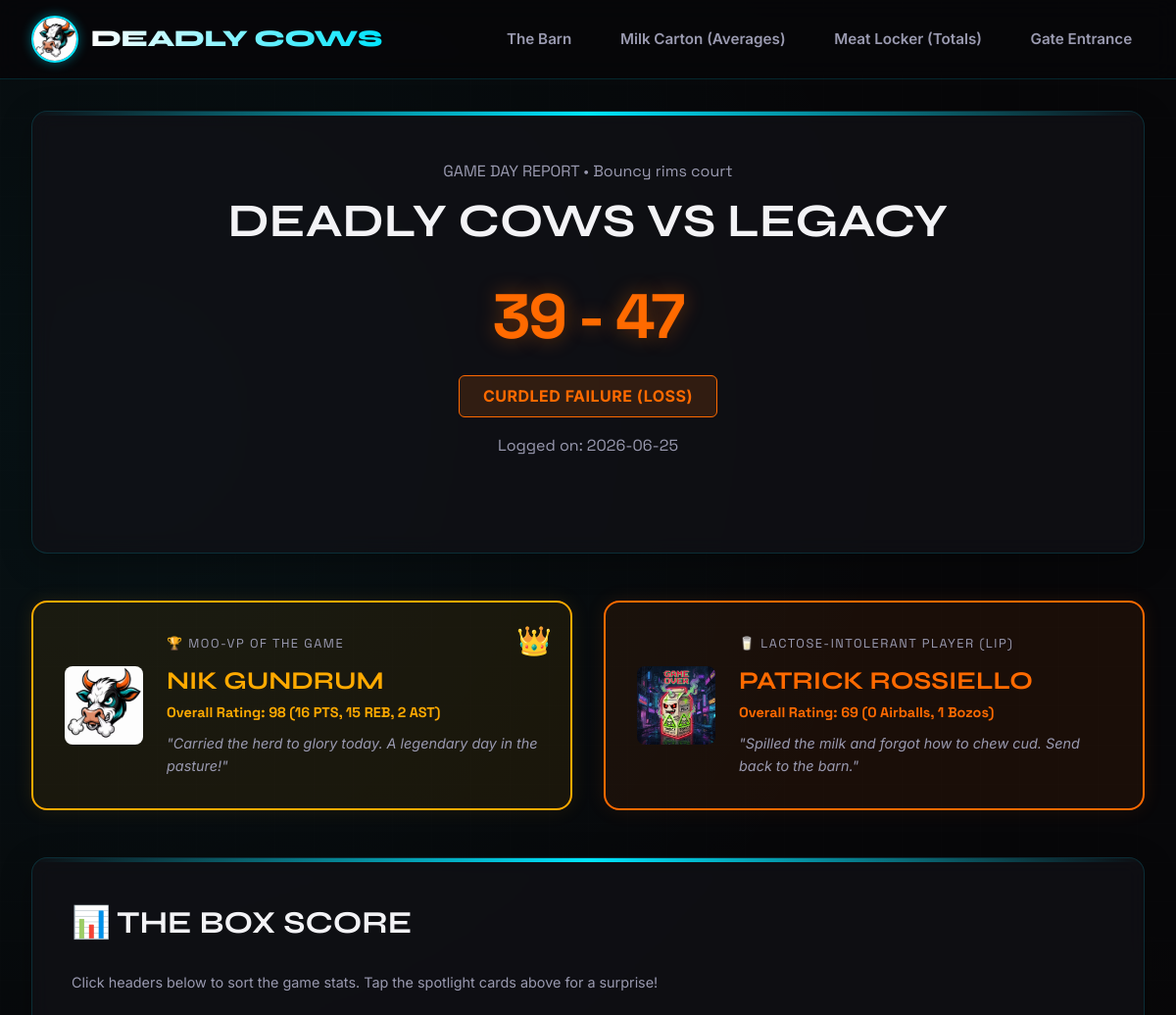
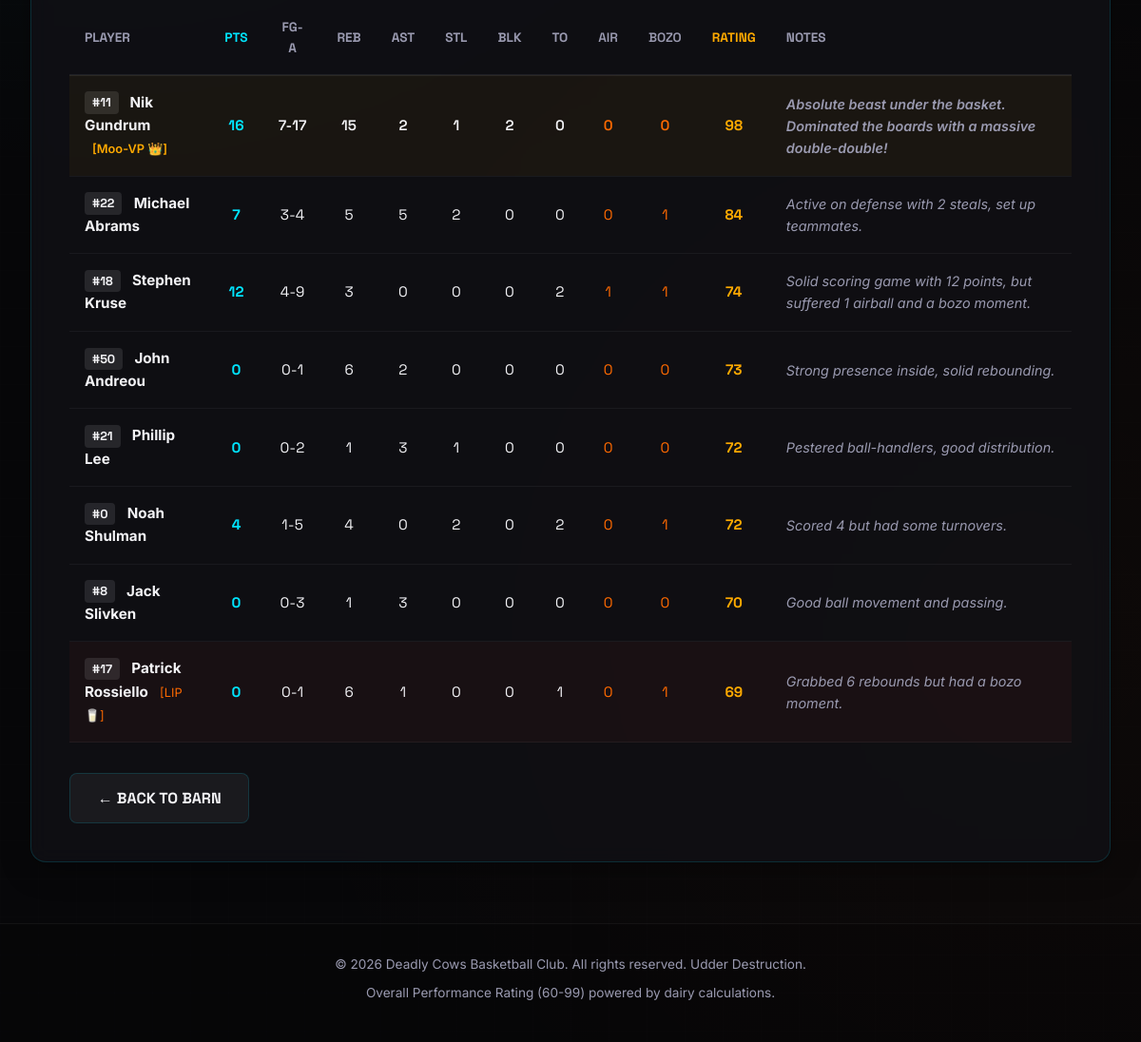
Before: /game/1 with the older database file (2 pictures, top to bottom).
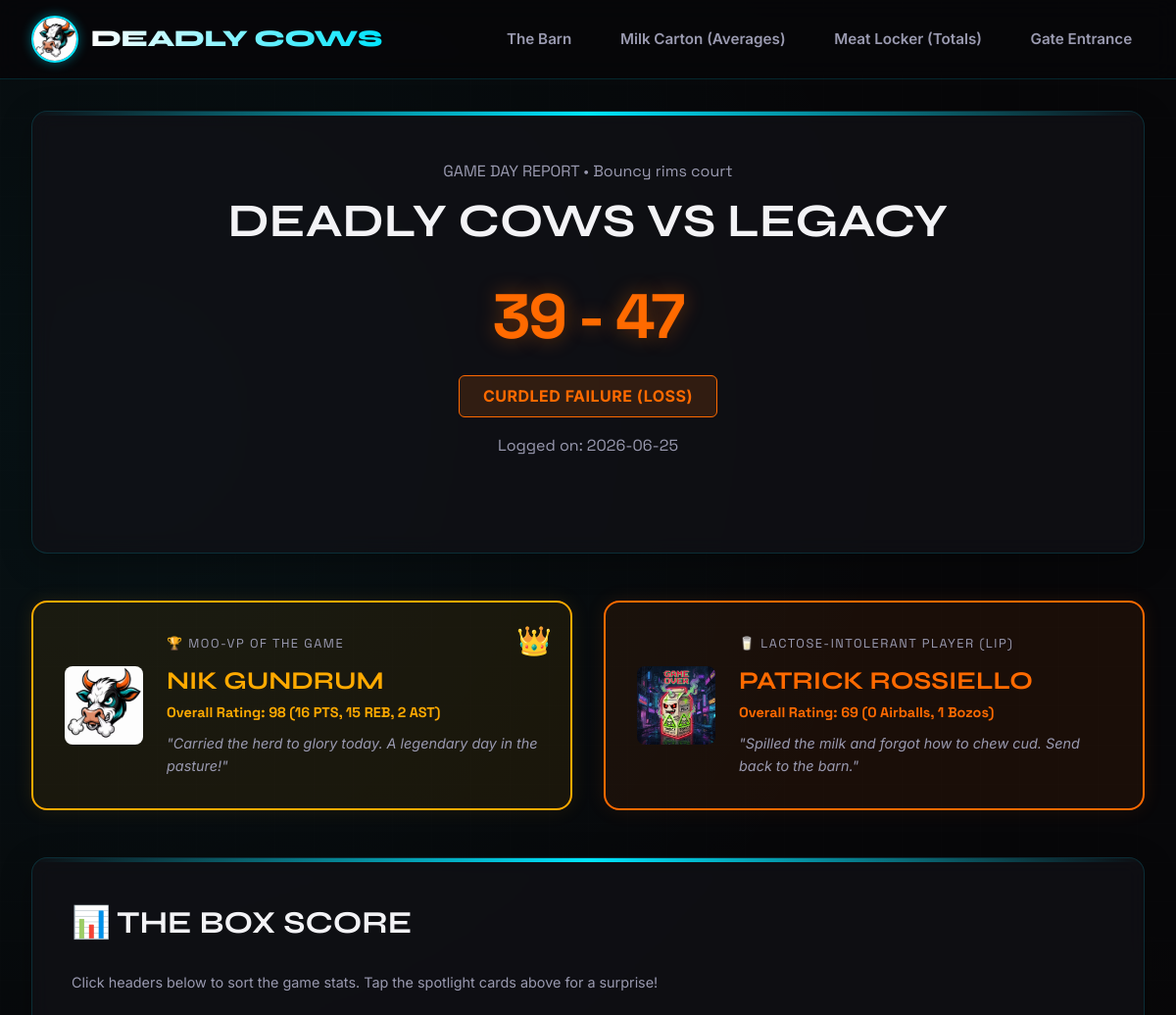
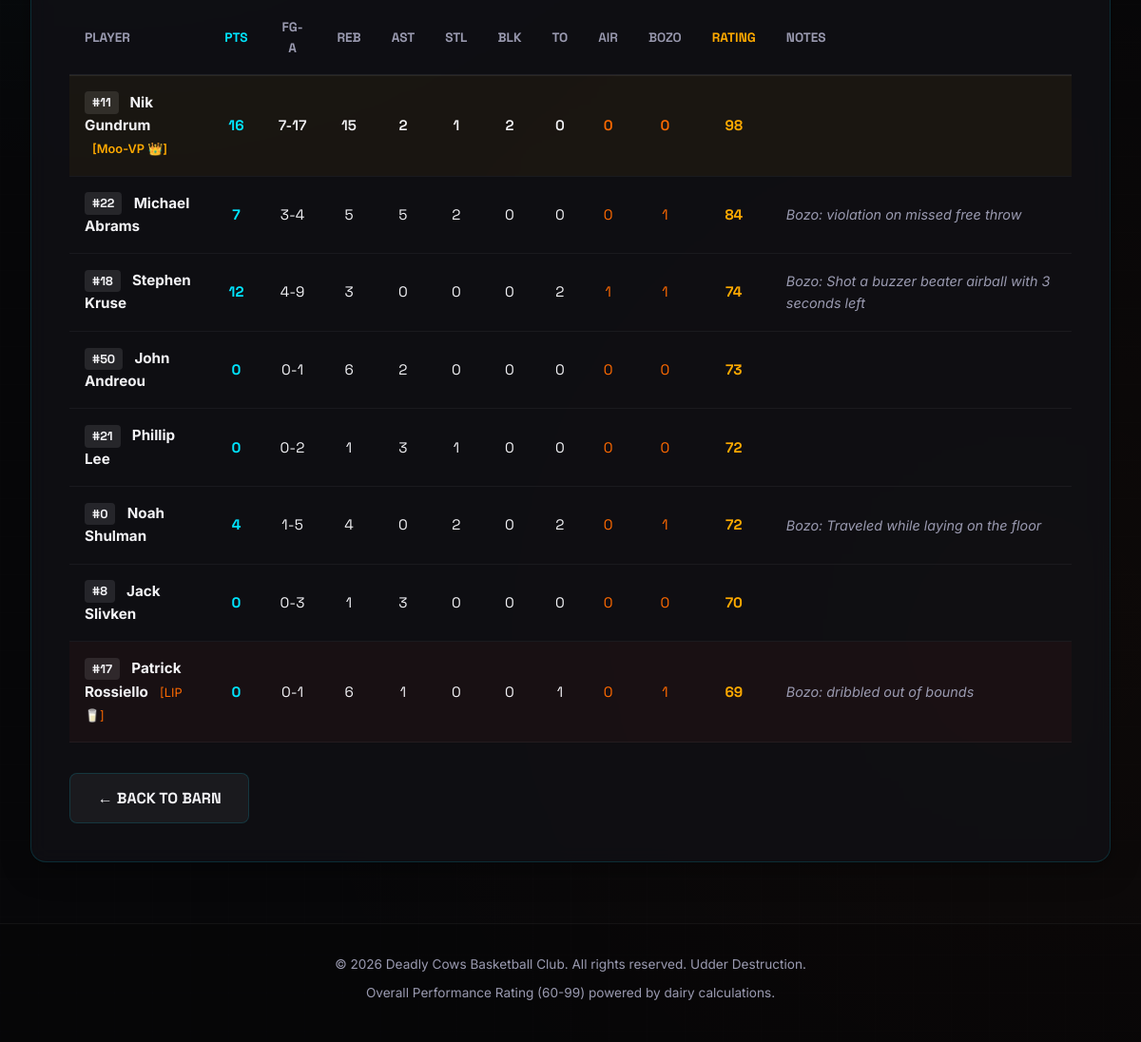
After: the same page with the newer database file (2 pictures, top to bottom).
### tables this page shows
CREATE TABLE games (
    id INTEGER PRIMARY KEY AUTOINCREMENT,
    opponent TEXT NOT NULL,
    date TEXT NOT NULL,
    cows_score INTEGER NOT NULL,
    opponent_score INTEGER NOT NULL,
    outcome TEXT NOT NULL, -- 'W' or 'L'
    location TEXT NOT NULL DEFAULT 'The Pasture (Home)'
);

CREATE TABLE players (
    id INTEGER PRIMARY KEY AUTOINCREMENT,
    name TEXT NOT NULL,
    jersey_number TEXT NOT NULL,
    nickname TEXT NOT NULL
);

CREATE TABLE stats (
    id INTEGER PRIMARY KEY AUTOINCREMENT,
    player_id INTEGER NOT NULL,
    game_id INTEGER NOT NULL,
    points INTEGER NOT NULL DEFAULT 0,
    rebounds INTEGER NOT NULL DEFAULT 0,
    assists INTEGER NOT NULL DEFAULT 0,
    steals INTEGER NOT NULL DEFAULT 0,
    blocks INTEGER NOT NULL DEFAULT 0,
    turnovers INTEGER NOT NULL DEFAULT 0,
    airballs INTEGER NOT NULL DEFAULT 0,
    bozo_moments INTEGER NOT NULL DEFAULT 0,
    fg INTEGER NOT NULL DEFAULT 0,
    fga INTEGER NOT NULL DEFAULT 0,
    rating INTEGER NOT NULL DEFAULT 60, -- Overall Performance Rating (60-99)
    notes TEXT NOT NULL DEFAULT '', -- Game notes for the player
    FOREIGN KEY(player_id) REFERENCES players(id) ON DELETE CASCADE,
    FOREIGN KEY(game_id) REFERENCES games(id) ON DELETE CASCADE,
    UNIQUE(player_id, game_id)
);

### app.py (the view)
@app.route('/game/<int:game_id>')
def game_detail(game_id):
    game = database.get_game(game_id)
    if not game:
        flash("That game went out to pasture. (Not found)", "danger")
        return redirect(url_for('index'))
    stats, moo_vp, lip = database.get_game_stats(game_id)
    return render_template(
        'game.html',
        game=game,
        stats=stats,
        moo_vp=moo_vp,
        lip=lip
    )

### app.py (called while the page is built)
def is_admin():
    return session.get('logged_in') == True

@app.context_processor
def inject_globals():
    return dict(is_admin=is_admin)

### database.py (called while the page is built)
def get_db_connection():
    conn = sqlite3.connect(DB_PATH)
    conn.execute("PRAGMA foreign_keys = ON;")
    conn.row_factory = sqlite3.Row
    return conn

def get_game(game_id):
    conn = get_db_connection()
    game = conn.execute('SELECT * FROM games WHERE id = ?', (game_id,)).fetchone()
    conn.close()
    return game

def get_game_stats(game_id):
    conn = get_db_connection()
    stats = conn.execute('''
        SELECT s.*, p.name, p.jersey_number, p.nickname
        FROM stats s
        JOIN players p ON s.player_id = p.id
        WHERE s.game_id = ?
    ''', (game_id,)).fetchall()
    conn.close()
    stats_list = []
    for s in stats:
        stats_list.append(dict(s))
    if not stats_list:
        return [], None, None
    stats_list = sorted(stats_list, key=lambda x: (x['rating'], -x['turnovers'] - x['airballs'] - x['bozo_moments']), reverse=True)
    moo_vp = stats_list[0]
    sorted_lip = sorted(stats_list, key=lambda x: (x['rating'], -x['turnovers'] - x['airballs'] - x['bozo_moments']))
    lip = sorted_lip[0]
    return stats_list, moo_vp, lip

### templates/game.html (shortened to what this page needs)
{% extends 'layout.html' %}
{% block content %}
<section class="glass-panel" style="padding: 3rem 2rem; margin-bottom: 3rem;">
    <div class="game-header-banner">
        <div class="game-header-meta">GAME DAY REPORT &bull; {{ game.location }}</div>
        <h1 class="game-header-opponent">Deadly Cows vs {{ game.opponent }}</h1>
        <div class="game-header-score">
            <span class="{{ 'score-win' if game.outcome.upper() == 'W' else 'score-loss' }}">
                {{ game.cows_score }} - {{ game.opponent_score }}
            </span>
        </div>
        <div class="game-card-outcome outcome-{{ game.outcome | lower }}" style="display: inline-block; font-size: 1rem; padding: 0.5rem 1.5rem;">
            {{ 'UDDER VICTORY (WIN)' if game.outcome.upper() == 'W' else 'CURDLED FAILURE (LOSS)' }}
        </div>
        <div style="margin-top: 1rem; font-family: var(--font-mono); color: var(--text-secondary);">
            Logged on: {{ game.date }}
        </div>
    </div>
</section>
<section class="spotlight-grid">
    {% if moo_vp %}
    <div class="spotlight-card spotlight-mvp">
        <img class="spotlight-image" src="{{ url_for('static', filename='images/logo.png') }}" alt="Moo-VP Crown Logo">
        <div class="spotlight-info">
            <div class="spotlight-award-name">🏆 Moo-VP of the Game</div>
            <h3>{{ moo_vp.name }}</h3>
            <p style="font-family: var(--font-mono); font-size: 0.9rem; color: var(--neon-gold); font-weight: 700; margin-bottom: 0.5rem;">
                Overall Rating: {{ moo_vp.rating }} ({{ moo_vp.points }} PTS, {{ moo_vp.rebounds }} REB, {{ moo_vp.assists }} AST)
            </p>
            <p class="spotlight-quote">
                {% if moo_vp.name == 'LeBeef James' %}
                    "Chewed cud, took names, and grilled the opposition."
                {% elif moo_vp.name == 'Michael Moo-Jordan' %}
                    "Broke gravity. Flew over the moon for some slam dunks."
                {% elif moo_vp.name == 'Stephen Cud Curry' %}
                    "Cooked with hot butter. Splashed triples from another zip code."
                {% elif moo_vp.name == "Shaquille O'Veal" %}
                    "Shattered backboards and ate grass. Pure physical bovine dominance."
                {% elif moo_vp.name == 'Dennis Rod-man-ure' %}
                    "Grass-cleaning defensive force. Vaccumed the boards completely."
                {% else %}
                    "Carried the herd to glory today. A legendary day in the pasture!"
                {% endif %}
            </p>
        </div>
    </div>
    {% endif %}
    {% if lip %}
    <div class="spotlight-card spotlight-lvp">
        <img class="spotlight-image" src="{{ url_for('static', filename='images/lip_milk.png') }}" alt="Lactose Intolerant Milk Carton">
        <div class="spotlight-info">
            <div class="spotlight-award-name">🥛 Lactose-Intolerant Player (LIP)</div>
            <h3>{{ lip.name }}</h3>
            <p style="font-family: var(--font-mono); font-size: 0.9rem; color: var(--neon-red); font-weight: 700; margin-bottom: 0.5rem;">
                Overall Rating: {{ lip.rating }} ({{ lip.airballs }} Airballs, {{ lip.bozo_moments }} Bozos)
            </p>
            <p class="spotlight-quote">
                {% if lip.name == 'LeBeef James' %}
                    "Stepped in manure. Too busy complaining to the farmer."
                {% elif lip.name == 'Michael Moo-Jordan' %}
                    "Got his hoof stuck in a fence. Uncharacteristic slip-up."
                {% elif lip.name == 'Stephen Cud Curry' %}
                    "Ran out of milk. CURDLED under pressure."
                {% elif lip.name == "Shaquille O'Veal" %}
                    "Fouled out trying to eat the basketball. Milk level: Extremely Spilled."
                {% elif lip.name == 'Dennis Rod-man-ure' %}
                    "Tried to headbutt the mascot and got distracted by some clover."
                {% else %}
                    "Spilled the milk and forgot how to chew cud. Send back to the barn."
                {% endif %}
            </p>
        </div>
    </div>
    {% endif %}
</section>
<section class="glass-panel">
    <h2 class="glass-panel-title">📊 The Box Score</h2>
    <p style="color: var(--text-secondary); font-size: 0.9rem; margin-bottom: 1.5rem;">
        Click headers below to sort the game stats. Tap the spotlight cards above for a surprise!
    </p>
    {% if stats %}
        <div class="table-wrapper">
            <table class="stats-table box-score-table">
                <thead>
                    <tr>
                        <th class="sortable">Player</th>
                        <th class="sortable" style="text-align: center; color: var(--neon-green);">PTS</th>
                        <th class="sortable" style="text-align: center;">FG-A</th>
                        <th class="sortable" style="text-align: center;">REB</th>
                        <th class="sortable" style="text-align: center;">AST</th>
                        <th class="sortable" style="text-align: center;">STL</th>
                        <th class="sortable" style="text-align: center;">BLK</th>
                        <th class="sortable" style="text-align: center;">TO</th>
                        <th class="sortable text-bad" style="text-align: center;">AIR</th>
                        <th class="sortable text-bad" style="text-align: center;">BOZO</th>
                        <th class="sortable" style="text-align: center; color: var(--neon-gold);">Rating</th>
                        <th style="text-align: left; width: 30%;">Notes</th>
                    </tr>
                </thead>
                <tbody>
                    {% for p in stats %}
                        <tr {% if moo_vp and p.player_id == moo_vp.player_id %}style="background: rgba(255, 170, 0, 0.05); font-weight: 600;"{% endif %}
                            {% if lip and p.player_id == lip.player_id %}style="background: rgba(255, 51, 51, 0.04);"{% endif %}>
                            <td>
                                <span class="jersey-badge">#{{ p.jersey_number }}</span>
                                <strong>{{ p.name }}</strong>
                                {% if moo_vp and p.player_id == moo_vp.player_id %}
                                    <span style="color: var(--neon-gold); font-size: 0.8rem; margin-left: 0.5rem;">[Moo-VP 👑]</span>
                                {% endif %}
                                {% if lip and p.player_id == lip.player_id %}
                                    <span style="color: var(--neon-red); font-size: 0.8rem; margin-left: 0.5rem;">[LIP 🥛]</span>
                                {% endif %}
                            </td>
                            <td data-label="PTS" style="text-align: center; font-family: var(--font-mono); color: var(--neon-green); font-weight: 700;">{{ p.points }}</td>
                            <td data-label="FG-A" style="text-align: center; font-family: var(--font-mono);">{{ p.fg }}-{{ p.fga }}</td>
                            <td data-label="REB" style="text-align: center; font-family: var(--font-mono);">{{ p.rebounds }}</td>
                            <td data-label="AST" style="text-align: center; font-family: var(--font-mono);">{{ p.assists }}</td>
                            <td data-label="STL" style="text-align: center; font-family: var(--font-mono);">{{ p.steals }}</td>
                            <td data-label="BLK" style="text-align: center; font-family: var(--font-mono);">{{ p.blocks }}</td>
                            <td data-label="TO" style="text-align: center; font-family: var(--font-mono);">{{ p.turnovers }}</td>
                            <td data-label="AIR" style="text-align: center; font-family: var(--font-mono); color: var(--neon-red);">{{ p.airballs }}</td>
                            <td data-label="BOZO" style="text-align: center; font-family: var(--font-mono); color: var(--neon-red);">{{ p.bozo_moments }}</td>
                            <td data-label="Rating" style="text-align: center; font-family: var(--font-mono); font-weight: 700; color: var(--neon-gold);">{{ p.rating }}</td>
                            <td class="notes-cell" style="text-align: left; font-size: 0.9rem; color: var(--text-secondary); font-style: italic;">{{ p.notes }}</td>
                        </tr>
                    {% endfor %}
                </tbody>
            </table>
        </div>
    {% else %}
        <p style="color: var(--text-secondary); text-align: center; padding: 2rem;">No player stats were recorded for this match.</p>
    {% endif %}
    <div style="margin-top: 2rem; display: flex; gap: 1rem;">
        <a href="{{ url_for('index') }}" class="btn btn-secondary">&larr; Back to Barn</a>
    </div>
</section>
{% endblock %}

### templates/layout.html (shortened to what this page needs)
<!DOCTYPE html>
<html lang="en">
<head>
    <link rel="stylesheet" href="{{ url_for('static', filename='css/style.css') }}">
</head>
<body>
    <div id="animation-container"></div>
    <header>
        <div class="nav-container">
            <a href="{{ url_for('index') }}" class="logo-link">
                <img class="logo-img" src="{{ url_for('static', filename='images/logo.png') }}" alt="Deadly Cows Logo">
                <span class="logo-text">Deadly Cows</span>
            </a>
            <ul class="nav-menu">
                <li class="nav-item {% if request.path == '/' %}active{% endif %}">
                    <a href="{{ url_for('index') }}">The Barn</a>
                </li>
                <li class="nav-item {% if request.path == '/averages' %}active{% endif %}">
                    <a href="{{ url_for('averages') }}">Milk Carton (Averages)</a>
                </li>
                <li class="nav-item {% if request.path == '/totals' %}active{% endif %}">
                    <a href="{{ url_for('totals') }}">Meat Locker (Totals)</a>
                </li>
                <li class="nav-item {% if request.path.startswith('/manage') %}active{% endif %}">
                    {% if is_admin() %}
                        <a href="{{ url_for('manage') }}">Cattle Control (Admin)</a>
                    {% else %}
                        <a href="{{ url_for('manage') }}">Gate Entrance</a>
                    {% endif %}
                </li>
            </ul>
        </div>
    </header>
    <main>
        {% block content %}
        {% endblock %}
    </main>
    <footer>
        <div class="footer-container">
            <p>&copy; 2026 Deadly Cows Basketball Club. All rights reserved. Udder Destruction.</p>
            <p>Overall Performance Rating (60-99) powered by dairy calculations.</p>
        </div>
    </footer>
</body>
</html>

Changed rows visible on the page:
removed stats: rating "98", points "16", rebounds "15", assists "2", jersey_number "11", name "Nik Gundrum", shows "[Moo-VP 👑]", fg "7", fga "17", steals "1", blocks "2", turnovers "0", airballs "0", bozo_moments "0", notes "Absolute beast under the basket. Dominated the boards with a massive double-double!"
removed stats: rating "69", airballs "0", bozo_moments "1", jersey_number "17", name "Patrick Rossiello", shows "[LIP 🥛]", points "0", fg "0", fga "1", rebounds "6", assists "1", steals "0", blocks "0", turnovers "1", notes "Grabbed 6 rebounds but had a bozo moment."
removed stats: jersey_number "22", name "Michael Abrams", points "7", fg "3", fga "4", rebounds "5", assists "5", steals "2", blocks "0", turnovers "0", airballs "0", bozo_moments "1", rating "84", notes "Active on defense with 2 steals, set up teammates."
removed stats: jersey_number "18", name "Stephen Kruse", points "12", fg "4", fga "9", rebounds "3", assists "0", steals "0", blocks "0", turnovers "2", airballs "1", bozo_moments "1", rating "74", notes "Solid scoring game with 12 points, but suffered 1 airball and a bozo moment."
removed stats: jersey_number "50", name "John Andreou", points "0", fg "0", fga "1", rebounds "6", assists "2", steals "0", blocks "0", turnovers "0", airballs "0", bozo_moments "0", rating "73", notes "Strong presence inside, solid rebounding."
removed stats: jersey_number "21", name "Phillip Lee", points "0", fg "0", fga "2", rebounds "1", assists "3", steals "1", blocks "0", turnovers "0", airballs "0", bozo_moments "0", rating "72", notes "Pestered ball-handlers, good distribution."
removed stats: jersey_number "0", name "Noah Shulman", points "4", fg "1", fga "5", rebounds "4", assists "0", steals "2", blocks "0", turnovers "2", airballs "0", bozo_moments "1", rating "72", notes "Scored 4 but had some turnovers."
removed stats: jersey_number "8", name "Jack Slivken", points "0", fg "0", fga "3", rebounds "1", assists "3", steals "0", blocks "0", turnovers "0", airballs "0", bozo_moments "0", rating "70", notes "Good ball movement and passing."
added stats: rating "98", points "16", rebounds "15", assists "2", jersey_number "11", name "Nik Gundrum", shows "[Moo-VP 👑]", fg "7", fga "17", steals "1", blocks "2", turnovers "0", airballs "0", bozo_moments "0"
added stats: rating "69", airballs "0", bozo_moments "1", jersey_number "17", name "Patrick Rossiello", shows "[LIP 🥛]", points "0", fg "0", fga "1", rebounds "6", assists "1", steals "0", blocks "0", turnovers "1", notes "Bozo: dribbled out of bounds"
added stats: jersey_number "22", name "Michael Abrams", points "7", fg "3", fga "4", rebounds "5", assists "5", steals "2", blocks "0", turnovers "0", airballs "0", bozo_moments "1", rating "84", notes "Bozo: violation on missed free throw"
added stats: jersey_number "18", name "Stephen Kruse", points "12", fg "4", fga "9", rebounds "3", assists "0", steals "0", blocks "0", turnovers "2", airballs "1", bozo_moments "1", rating "74", notes "Bozo: Shot a buzzer beater airball with 3 seconds left"
added stats: jersey_number "50", name "John Andreou", points "0", fg "0", fga "1", rebounds "6", assists "2", steals "0", blocks "0", turnovers "0", airballs "0", bozo_moments "0", rating "73"
added stats: jersey_number "21", name "Phillip Lee", points "0", fg "0", fga "2", rebounds "1", assists "3", steals "1", blocks "0", turnovers "0", airballs "0", bozo_moments "0", rating "72"
added stats: jersey_number "0", name "Noah Shulman", points "4", fg "1", fga "5", rebounds "4", assists "0", steals "2", blocks "0", turnovers "2", airballs "0", bozo_moments "1", rating "72", notes "Bozo: Traveled while laying on the floor"
added stats: jersey_number "8", name "Jack Slivken", points "0", fg "0", fga "3", rebounds "1", assists "3", steals "0", blocks "0", turnovers "0", airballs "0", bozo_moments "0", rating "70"
